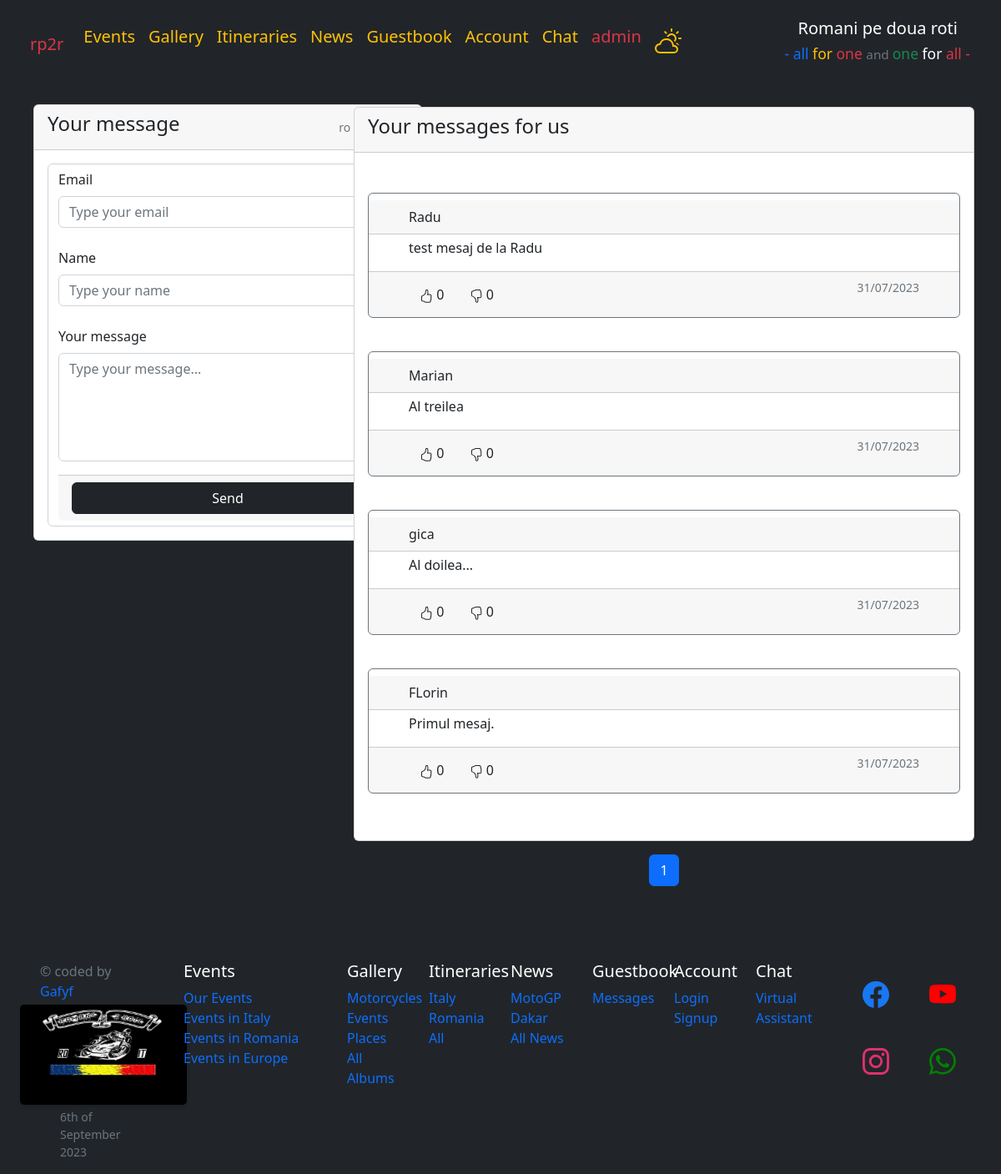
The app's page /en/guest/message_list/ with its own data.
### guest/models.py (models this page shows, shortened)
class Message(models.Model):
    id = models.UUIDField(primary_key=True, default=uuid.uuid4, editable=False)
    name = models.CharField(max_length=50, blank=True, null=True)
    email = models.EmailField()
    text = models.TextField(max_length=5000, blank=True, null=True)
    created_at = models.DateTimeField(auto_now_add=True)
    is_approved = models.BooleanField(default=False)
    likes = models.IntegerField(default=0)
    dislikes = models.IntegerField(default=0)
    liked_by = models.ManyToManyField(User, related_name=_('liked_messages'), blank=True)
    disliked_by = models.ManyToManyField(User, related_name=_('disliked_messages'), blank=True)
    class Meta:
        ordering = ['-created_at']
        verbose_name = _('Message')
        verbose_name_plural = _('Messages')

### guest/views.py (the view, shortened to what this page needs)
# urls.py: path('message_list/', message_list, name='message_list'),
def message_list(request):
    messages = Message.objects.filter(is_approved=True)
    paginator = Paginator(messages, 10)
    page_number = request.GET.get('page')
    page_obj = paginator.get_page(page_number)
    user = request.user
    if user.is_authenticated:
        form = MessageForm()
        form.initial['email'] = user.email
        form.fields['email'].widget.attrs['readonly'] = True
        if user.first_name and user.last_name:
            form.initial['name'] = user.first_name + ' ' + user.last_name
            form.fields['name'].widget.attrs['readonly'] = True
        elif user.first_name:
            form.initial['name'] = user.first_name
            form.fields['name'].widget.attrs['readonly'] = True
        elif user.last_name:
            form.initial['name'] = user.last_name
            form.fields['name'].widget.attrs['readonly'] = True
        else:
            form.fields['name']
    else:
        form = MessageForm()
    context = {'page_obj': page_obj, 'form':form}
    return render(request, "guest/message_list.html", context)

### guest/forms.py
class MessageForm(forms.ModelForm):
    class Meta:
        model = Message
        fields = ('name', 'email', 'text')
        labels = {
            'name': _('Name'),
            'email': _('Email'),
            'text': _('Message'),
        }
        widgets = {
            'name': forms.TextInput(attrs={'class': 'form-control', 'required': 'required', 'placeholder': _('Type your name')}),
            'email': forms.EmailInput(attrs={'class': 'form-control', 'required': 'required', 'placeholder': _('Type your email')}),
            'text': forms.Textarea(attrs={'class': 'form-control custom-scroll', 'rows': '5', 'cols': '40', 'required': 'required', 'placeholder': _('Type your message...')}),
        }

### templates/guest/message_list.html (shortened to what this page needs)
{% extends "layouts/base.html" %}
{% block content %}
    <div id='message-container-id' style='min-height: 100vh;' class="row container-fluid justify-content-between pt-4 mx-1">
      <div class='div-form-class col-md-4 d-flex flex-column justify-content-start'>
        <div id='message-form-id' class="fixed-form">
          <div class="card" id='card-message-id'>
          {% include 'guest/message.html' %}
          </div>
        </div>
      </div>
      <div id='message-list-id' class="col-md-8 d-flex flex-column justify-content-end">
        <div class="flex-grow-1 overflow-auto">
          <div class="card">
            <div class="card-header card-header-primary">
              <h4 class="card-title">
                Your messages for us
              </h4>
            </div>
            <div class="card-body">
              <br>
                {% for message in page_obj %}
                <div class="card border-secondary mb-3">
                  <p class="card-subtitle card-header px-5 mt-2">{{ message.name }}</p>
                  <p class="card-text px-5 mt-1">{{ message.text }}</p>
                  <form class="card-footer px-5 d-flex justify-content-between" method="post" action="{% url 'guest:message_vote' message.id %}">
                    <div>
                      <button class="btn" type="submit" name="like">
                        {{ message.likes }}
                      </button>
                      <button class="btn" type="submit" name="dislike">
                        {{ message.dislikes }}
                      </button>
                    </div>
                    <div class="text-muted small">
                      {{ message.created_at|date:"d/m/Y" }}
                    </div>
                  </form>
                </div><br>
                {% endfor %}
            </div>
          </div>
        </div>
        <nav aria-label="Page navigation">
          <ul class="pagination justify-content-center mt-3">
            {% for num in page_obj.paginator.page_range %}
              {% if page_obj.number == num %}
                <li class="page-item active">
                  <a class="page-link" href="?page={{ num }}">{{ num }}</a>
                </li>
              {% else %}
                <li class="page-item">
                  <a class="page-link" href="?page={{ num }}">{{ num }}</a>
                </li>
              {% endif %}
            {% endfor %}
          </ul>
        </nav>
      </div>
    </div>
{% endblock content %}

### templates/guest/message.html (shortened to what this page needs)
  <div class="card-header card-header-primary d-flex justify-content-between">
    <h4 class="card-title">
      Your message
    </h4>
    <div class="text-muted small mt-2" style='margin-right:10px;'>
      ro / it / eng
    </div>
  </div>
  <div class="card-body">
    <form class="form-control" role="form" method="post" action="">
      <div class="mb-4">
        <label for="DropdownFormEmail" class="form-label">Email</label>
        {{ form.email }}
      </div>
      <div class="mb-4">
        <label for="DropdownFormName" class="form-label">Name</label>
        {{ form.name }}
      </div>
      <div class="mb-3">
        <label for="FormControlTextarea" class="form-label">Your message</label>
        {{ form.text }}
      </div>
      <div class='card-footer'>
        <button type="submit" class="btn btn-dark w-100">Send</button>
      </div>
    </form>
  </div>

### templates/guest/message_list.html (style rules this page uses)
.fixed-form { position:fixed; top:125px; bottom:100px; }

### templates/guest/message.html (style rules this page uses)
.custom-scroll { max-height: 130px; overflow-y: scroll; scrollbar-width: thin; scrollbar-color: #888888 #f5f5f5; }

### records on screen
Message: name "Radu", text "test mesaj de la Radu", likes "0", dislikes "0", created_at "31/07/2023"
Message: name "Marian", text "Al treilea", likes "0", dislikes "0", created_at "31/07/2023"
Message: name "gica", text "Al doilea...", likes "0", dislikes "0", created_at "31/07/2023"
Message: name "FLorin", text "Primul mesaj.", likes "0", dislikes "0", created_at "31/07/2023"

### other values on screen
{{ num }} "1"
